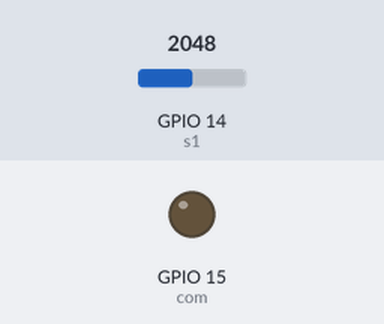
The sketch below on a simulated ESP32. Shown: output pins drawn as LEDs (lit = HIGH). Inputs (shaded band) come from the test bench; at power-on: GPIO 14 (s1) = 2048. Nothing arrives over Bluetooth unless stated.

Above: at 0.1 s.
At 1.1 s:
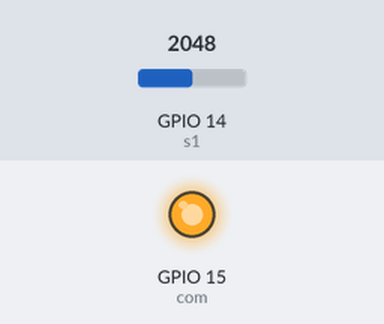
Timing chart, 0 to 2.6 s (numbered marks = the images above):
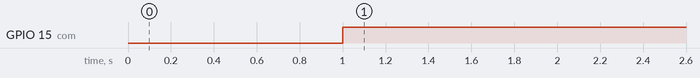

The sketch:

testREAD.ino
```cpp
#include "BluetoothSerial.h"

BluetoothSerial SerialBT;

const int s1 = 14;
#define com 15

void setup() {
  //Serial.begin(115200);
  SerialBT.begin("ESP32_TTT");
  pinMode(com, OUTPUT);
  digitalWrite(com, LOW);
  delay(1000);
}

void loop() {
  SerialBT.println(analogRead(s1));
  digitalWrite(com, HIGH);
  //Serial.println(analogRead(s1));
  //Serial.print("");

}
```

Measured:
- by itself, GPIO 15 (com): LOW → HIGH at 1.0 s
